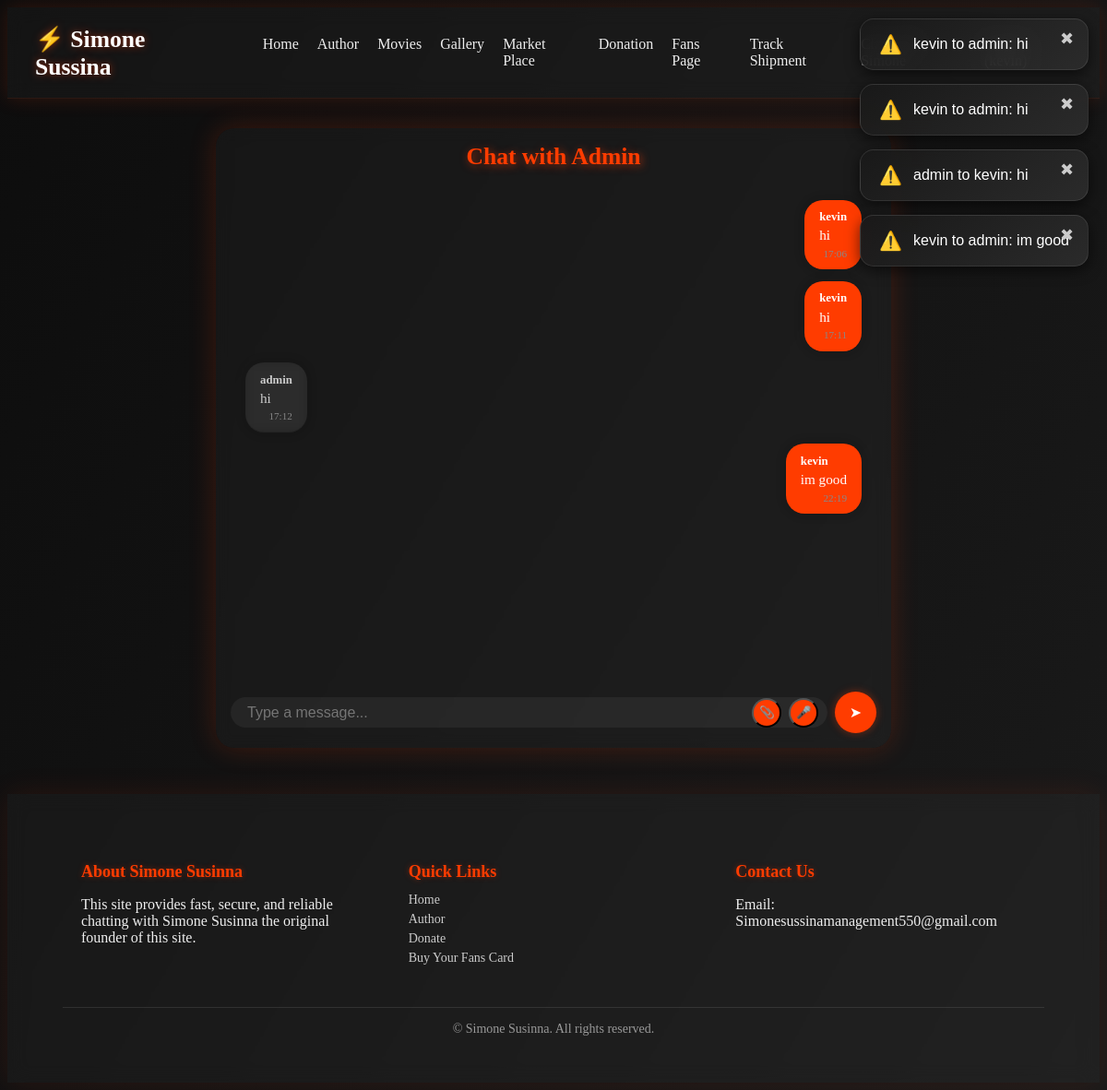
/chat/ (signed in), run on the app's committed database.
### app/models.py (models this page shows)
class PrivateChat(models.Model):
    sender = models.ForeignKey(User, related_name='sent_messages', on_delete=models.CASCADE)
    recipient = models.ForeignKey(User, related_name='received_messages', on_delete=models.CASCADE)
    message = models.TextField()
    file = models.FileField(upload_to='chat_uploads/', blank=True, null=True)  # Supports images/videos
    timestamp = models.DateTimeField(auto_now_add=True)
    is_read = models.BooleanField(default=False)
    def __str__(self):
        return f'{self.sender.username} to {self.recipient.username}: {self.message[:20]}'

### app/views.py (the view, shortened to what this page needs)
# urls.py: path('chat/', views.chat_with_admin, name='chat_with_admin'),
@login_required
def chat_with_admin(request):
    admin = User.objects.filter(is_staff=True).first()
    if not admin:
        messages.error(request, "Admin not available.")
        return redirect('home')
    PrivateChat.objects.filter(sender=admin, recipient=request.user, is_read=False).update(is_read=True)
    chats = PrivateChat.objects.filter(
        Q(sender=request.user, recipient=admin) | Q(sender=admin, recipient=request.user)
    ).order_by('timestamp')
    return render(request, 'chat/chat_user.html', {
        'messages': chats,
        'admin': admin
    })

### app/context_processors.py (called while the page is built)
def unread_message_count(request):
    if request.user.is_authenticated:
        if request.user.is_staff:
            count = PrivateChat.objects.filter(recipient=request.user, is_read=False).count()
            return {'admin_unread_count': count}
        else:
            count = PrivateChat.objects.filter(recipient=request.user, is_read=False).count()
            return {'user_unread_count': count}
    return {}

### templates/chat/chat_user.html (shortened to what this page needs)
{% extends 'base2.html' %}
{% block content %}
<div class="chat-container">
  <div class="chat-title">Chat with Admin</div>
  <div class="chat-box" id="chatBox">
    {% for msg in messages %}
      <div class="bubble {% if msg.sender == request.user %}sent{% else %}received{% endif %}">
        <div class="sender">{{ msg.sender.username }}</div>
        {% if msg.message %}
          <div>{{ msg.message }}</div>
        {% endif %}
        <div class="timestamp">{{ msg.timestamp|date:"H:i" }}</div>
      </div>
    {% endfor %}
  </div>
  <form method="POST" enctype="multipart/form-data" class="chat-input-form">
    <div class="chat-input-group">
      <input type="text" name="message" class="chat-input" placeholder="Type a message...">
      <button type="button" id="attachBtn" class="chat-icon-btn" title="Attach file">
        📎
      </button>
      <button type="button" id="recordBtn" class="chat-icon-btn" title="Record voice">
        🎤
      </button>
    </div>
    <button type="submit" class="send-btn">➤</button>
  </form>
</div>
{% endblock %}

### tracking/templates/base2.html (shortened to what this page needs)
{% load static %}
<!DOCTYPE html>
<html lang="en">
<head>
</head>
<body>
<nav class="navbar">
  <div class="logo">⚡ Simone Sussina</div>
  <ul class="nav-links" id="navLinks">
    <li><a href="{% url 'home' %}">Home</a></li>
    <li><a href="{% url 'author' %}">Author</a></li>
    <li><a href="{% url 'gallary' %}">Movies</a></li>
    <li><a href="{% url 'gallery' %}">Gallery</a></li>
    <li><a href="{% url 'sell' %}">Market Place</a></li>
    <li><a href="{% url 'donation_text' %}">Donation</a></li>
    <li><a href="{% url 'fanspage' %}">Fans Page</a></li>
    {% if user.is_authenticated %}
      <li><a href="{% url 'track_shipment' %}">Track Shipment</a></li>
      <li>
        <a href="{% url 'chat_with_admin' %}">
          Chat with Simone
        </a>
      </li>
      <li><a href="{% url 'logout' %}">Logout ({{ user.username }})</a></li>
    {% else %}
      <li><a href="{% url 'login' %}">Login</a></li>
      <li><a href="{% url 'register' %}">Register</a></li>
    {% endif %}
  </ul>
</nav>
{% if messages %}
<div class="toast-wrapper">
  {% for message in messages %}
    <div class="toast {{ message.tags }}">
      <span class="toast-icon">
        {% if message.tags == 'success' %} ✅
        {% elif message.tags == 'error' or message.tags == 'danger' %} ❌
        {% elif message.tags == 'info' %} ℹ️
        {% else %} ⚠️ {% endif %}
      </span>
      <span class="toast-text">{{ message }}</span>
      <span class="toast-close" onclick="this.parentElement.remove()">✖</span>
    </div>
  {% endfor %}
</div>
{% endif %}
{% block content %} {% endblock %}
<footer>
  <div class="footer-section">
    <h4>About Simone Susinna</h4>
    <p>This site provides fast, secure, and reliable chatting with Simone Susinna the original founder of this site.</p>
  </div>
  <div class="footer-section">
    <h4>Quick Links</h4>
    <a href="{% url 'home' %}">Home</a>
    <a href="{% url 'author' %}">Author</a>
    <a href="{% url 'donate' %}">Donate</a>
    <a href="{% url 'fanscard_list' %}">Buy Your Fans Card</a>
  </div>
  <div class="footer-section">
    <h4>Contact Us</h4>
    <p>Email: Simonesussinamanagement550@gmail.com</p>
  </div>
  <div class="footer-bottom">&copy; {{ year }} Simone Susinna. All rights reserved.</div>
</footer>
</body>
</html>

### tracking/templates/base2.html (style rules this page uses)
nav.navbar { background: rgba(255, 255, 255, 0.03); backdrop-filter: blur(10px); padding: 15px 30px; display: flex; justify-content: space-between; align-items: center; box-shadow: 0 0 20px rgba(255, 60, 0, 0.15); border-bottom: 1px solid rgba(255, 60, 0, 0.1); position: relative; }
nav.navbar .logo { font-size: 1.6rem; font-weight: bold; color: #fff; text-shadow: 0 0 8px rgba(255, 60, 0, 0.5); }
nav.navbar ul.nav-links { list-style: none; display: flex; gap: 20px; }
nav.navbar ul.nav-links li a { text-decoration: none; color: #eee; font-weight: 500; font-size: 1rem; transition: color 0.3s ease; position: relative; }
footer { background: rgba(255, 255, 255, 0.03); padding: 40px 30px; color: #eee; backdrop-filter: blur(10px); box-shadow: 0 0 30px rgba(255, 60, 0, 0.1); margin-top: 50px; }
.footer-section h4 { color: #ff3c00; margin-bottom: 12px; font-size: 18px; text-shadow: 0 0 6px rgba(255, 60, 0, 0.4); }
.footer-section a { display: block; color: #ccc; text-decoration: none; margin: 5px 0; font-size: 14px; transition: color 0.3s ease; }
.footer-bottom { text-align: center; font-size: 13px; margin-top: 20px; border-top: 1px solid rgba(255, 255, 255, 0.1); padding-top: 15px; color: #999; }
@media (min-width: 768px) { footer { display: flex; justify-content: space-between; flex-wrap: wrap; padding: 50px 60px; } }
@media (min-width: 768px) { .footer-section { flex: 1; padding: 0 20px; max-width: 33.3%; } }
@media (min-width: 768px) { .footer-bottom { flex-basis: 100%; margin-top: 40px; font-size: 14px; } }
.toast-wrapper { position: fixed; top: 20px; right: 20px; z-index: 9999; display: flex; flex-direction: column; gap: 15px; }
.toast { display: flex; align-items: center; padding: 15px 20px; border-radius: 15px; backdrop-filter: blur(10px); background: linear-gradient(145deg, rgba(25,25,25,0.9), rgba(45,45,45,0.9)); border: 1px solid rgba(255,255,255,0.1); box-shadow: 0 4px 15px rgba(0,0,0,0.6); color: #fff; font-family: 'Poppins', sans-serif; font-size: 16px; animation: slideIn 0.5s ease forwards; position: relative; }
.toast-icon { margin-right: 12px; font-size: 20px; }
.toast-close { position: absolute; top: 10px; right: 15px; color: #ccc; cursor: pointer; font-size: 18px; transition: color 0.3s ease; }

### templates/chat/chat_user.html (style rules this page uses)
body { background: linear-gradient(120deg, #0d0d0d, #1a1a1a); color: #e8e8e8; }
.chat-container { max-width: 700px; margin: 2rem auto; background: rgba(255, 255, 255, 0.03); backdrop-filter: blur(8px); border-radius: 20px; padding: 1rem; box-shadow: 0 0 30px rgba(255, 60, 0, 0.2); display: flex; flex-direction: column; height: 80vh; overflow: hidden; animation: fadeIn 1s ease-in-out; }
.chat-title { text-align: center; font-size: 1.6rem; font-weight: bold; color: #ff3c00; margin-bottom: 1rem; text-shadow: 2px 2px 10px rgba(255, 60, 0, 0.6); }
.chat-box { flex: 1; overflow-y: auto; padding: 1rem; display: flex; flex-direction: column; gap: 0.8rem; scrollbar-width: thin; }
.bubble { max-width: 70%; padding: 0.7rem 1rem; border-radius: 20px; font-size: 0.95rem; backdrop-filter: blur(6px); box-shadow: 0 0 12px rgba(0, 0, 0, 0.2); word-break: break-word; animation: slideIn 0.4s ease-in-out; }
.sent { align-self: flex-end; background: #ff3c00; color: white; }
.received { align-self: flex-start; background: rgba(255, 255, 255, 0.06); color: #ccc; }
.sender { font-weight: bold; font-size: 0.8rem; margin-bottom: 0.2rem; }
.timestamp { font-size: 0.7rem; text-align: right; margin-top: 0.3rem; color: #888; }
.chat-input-form { display: flex; flex-direction: row; gap: 0.5rem; margin-top: 0.8rem; align-items: center; }
.chat-input-group { flex: 1; display: flex; align-items: center; background: rgba(255, 255, 255, 0.05); border-radius: 30px; padding: 0.4rem 1rem; position: relative; }
.chat-input { flex: 1; border: none; background: transparent; color: white; font-size: 1rem; padding-right: 80px; outline: none; }
.chat-icon-btn { position: absolute; top: 50%; transform: translateY(-50%); right: 50px; background: #ff3c00; border-radius: 50%; width: 32px; height: 32px; display: grid; place-items: center; cursor: pointer; transition: background 0.3s ease; }
.chat-icon-btn:last-of-type { right: 10px; }
.send-btn { background: #ff3c00; color: white; border: none; width: 45px; height: 45px; border-radius: 50%; font-size: 1rem; cursor: pointer; box-shadow: 0 0 10px rgba(255, 60, 0, 0.4); transition: all 0.3s ease; }

### data on the page
PrivateChat: sender+recipient+message "kevin to admin: hi", sender.username "kevin", message "hi", timestamp "17:06"
PrivateChat: sender+recipient+message "kevin to admin: hi", sender.username "kevin", message "hi", timestamp "17:11"
PrivateChat: sender+recipient+message "admin to kevin: hi", sender.username "admin", message "hi", timestamp "17:12"
PrivateChat: sender+recipient+message "kevin to admin: im good", sender.username "kevin", message "im good", timestamp "22:19"
